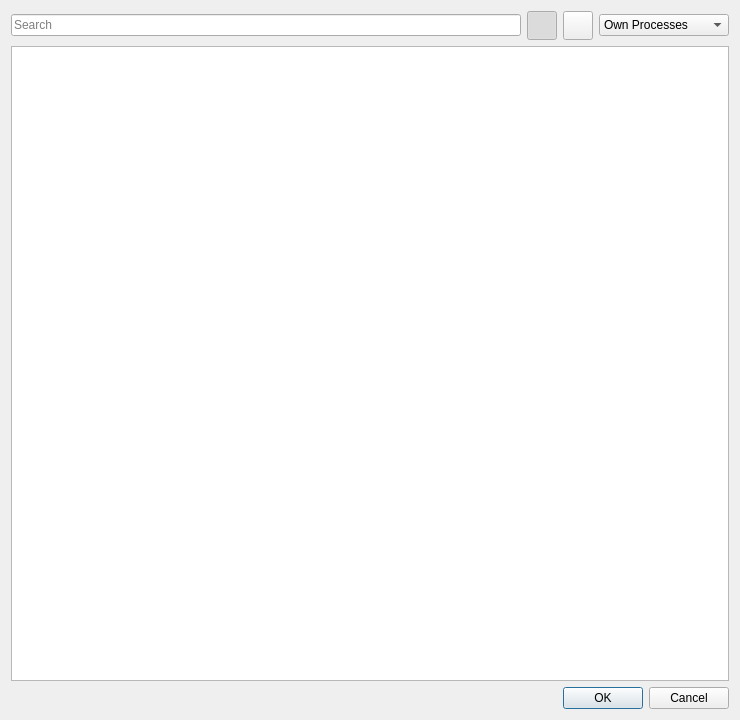
<?xml version="1.0" encoding="UTF-8"?>
<ui version="4.0">
 <class>ProcessSelection</class>
 <widget class="QDialog" name="ProcessSelection">
  <property name="geometry">
   <rect>
    <x>0</x>
    <y>0</y>
    <width>740</width>
    <height>720</height>
   </rect>
  </property>
  <property name="windowTitle">
   <string comment="@title:window">Attach to a Process</string>
  </property>
  <layout class="QVBoxLayout" name="verticalLayout">
   <item>
    <layout class="QHBoxLayout" name="horizontalLayout">
     <property name="bottomMargin">
      <number>0</number>
     </property>
     <item>
      <widget class="KLineEdit" name="filterEdit">
       <property name="placeholderText">
        <string comment="@info:placeholder">Search</string>
       </property>
       <property name="urlDropsEnabled">
        <bool>false</bool>
       </property>
       <property name="showClearButton" stdset="0">
        <bool>true</bool>
       </property>
      </widget>
     </item>
     <item>
      <widget class="QToolButton" name="buttonList">
       <property name="toolTip">
        <string comment="@info:tooltip">Display as List</string>
       </property>
       <property name="icon">
        <iconset theme="view-list-details"/>
       </property>
       <property name="iconSize">
        <size>
         <width>22</width>
         <height>22</height>
        </size>
       </property>
       <property name="checkable">
        <bool>true</bool>
       </property>
       <property name="checked">
        <bool>true</bool>
       </property>
      </widget>
     </item>
     <item>
      <widget class="QToolButton" name="buttonTree">
       <property name="toolTip">
        <string comment="@info:tooltip">Display as Tree</string>
       </property>
       <property name="icon">
        <iconset theme="view-list-tree"/>
       </property>
       <property name="iconSize">
        <size>
         <width>22</width>
         <height>22</height>
        </size>
       </property>
       <property name="checkable">
        <bool>true</bool>
       </property>
      </widget>
     </item>
     <item>
      <widget class="QComboBox" name="processesCombo">
       <property name="sizeAdjustPolicy">
        <enum>QComboBox::AdjustToContents</enum>
       </property>
       <item>
        <property name="text">
         <string comment="@item:inlistbox">Own Processes</string>
        </property>
        <property name="icon">
         <iconset theme="view-process-own"/>
        </property>
       </item>
       <item>
        <property name="text">
         <string comment="@item:inlistbox">User Processes</string>
        </property>
        <property name="icon">
         <iconset theme="view-process-users"/>
        </property>
       </item>
       <item>
        <property name="text">
         <string comment="@item:inlistbox">System Processes</string>
        </property>
        <property name="icon">
         <iconset theme="view-process-system"/>
        </property>
       </item>
       <item>
        <property name="text">
         <string comment="@item:inlistbox">All Processes</string>
        </property>
        <property name="icon">
         <iconset theme="view-process-all"/>
        </property>
       </item>
      </widget>
     </item>
    </layout>
   </item>
   <item>
    <widget class="QTreeView" name="view">
     <property name="alternatingRowColors">
      <bool>true</bool>
     </property>
     <property name="uniformRowHeights">
      <bool>true</bool>
     </property>
     <property name="sortingEnabled">
      <bool>true</bool>
     </property>
     <attribute name="headerShowSortIndicator" stdset="0">
      <bool>true</bool>
     </attribute>
    </widget>
   </item>
   <item>
    <widget class="QDialogButtonBox" name="buttonBox">
     <property name="orientation">
      <enum>Qt::Horizontal</enum>
     </property>
     <property name="standardButtons">
      <set>QDialogButtonBox::Cancel|QDialogButtonBox::Ok</set>
     </property>
    </widget>
   </item>
  </layout>
 </widget>
 <customwidgets>
  <customwidget>
   <class>KLineEdit</class>
   <extends>QLineEdit</extends>
   <header>KLineEdit</header>
  </customwidget>
 </customwidgets>
 <resources/>
 <connections/>
</ui>
